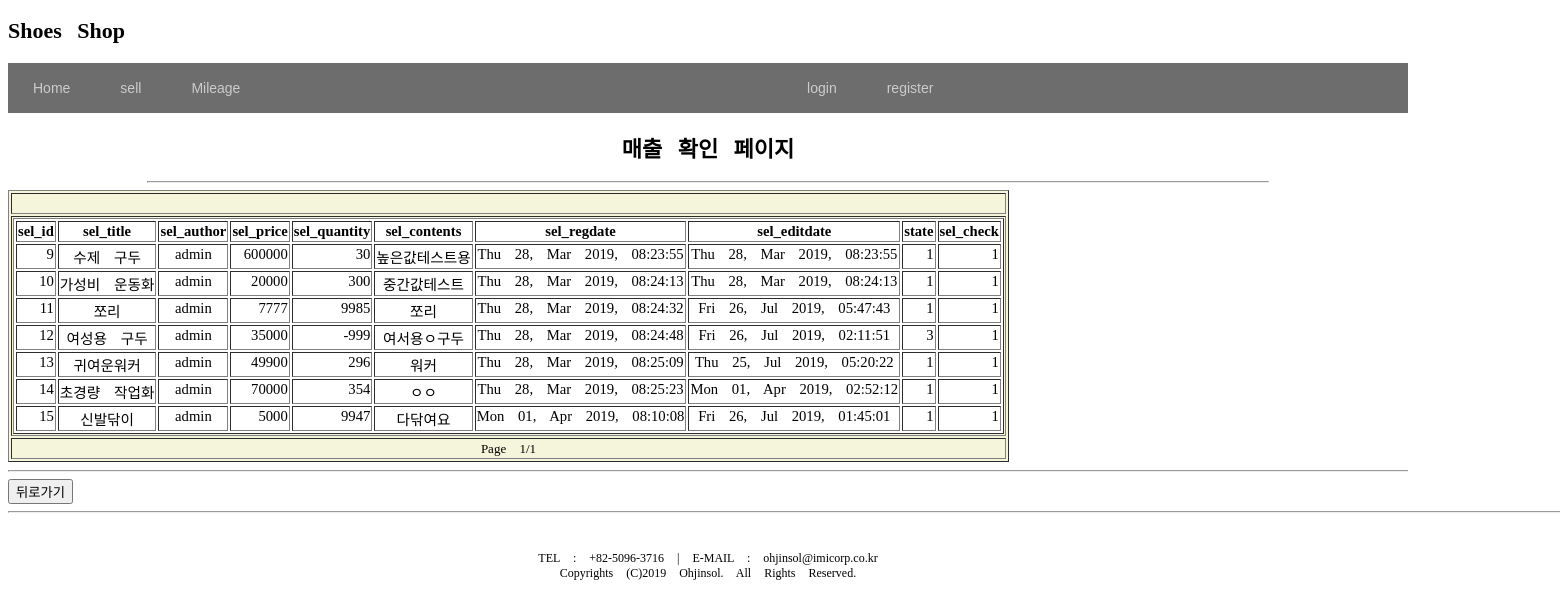
The page /shop/admin/admin_showSel.php on the database its author committed.
### tables this page shows
CREATE TABLE `sel` (
  `sel_id` int(11) NOT NULL AUTO_INCREMENT COMMENT '판매번호',
  `sel_title` varchar(30) NOT NULL COMMENT '판매제목',
  `sel_author` varchar(15) NOT NULL COMMENT '판매자',
  `sel_price` int(11) NOT NULL COMMENT '판매가격',
  `sel_quantity` int(11) NOT NULL COMMENT '판매수량',
  `sel_contents` text NOT NULL COMMENT '판매내용',
  `sel_regdate` timestamp NOT NULL DEFAULT CURRENT_TIMESTAMP COMMENT '발생일',
  `sel_editdate` timestamp NOT NULL DEFAULT '0000-00-00 00:00:00' ON UPDATE CURRENT_TIMESTAMP COMMENT '수정일',
  `state` int(11) NOT NULL DEFAULT '1',
  `sel_check` int(11) NOT NULL DEFAULT '1',
  PRIMARY KEY (`sel_id`)
);

### shop/adodb5/drivers/adodb-mysqli.inc.php (called while the page is built, shortened)
<?php
if (! defined("_ADODB_MYSQLI_LAYER")) {
class ADODB_mysqli extends ADOConnection {
	var $clientFlags = 0;
	var $port = 3306;
	var $socket = '';
	var $optionFlags = array(array(MYSQLI_READ_DEFAULT_GROUP,0));
	var $multiQuery = false;
	function _connect($argHostname = NULL,
				$argUsername = NULL,
				$argPassword = NULL,
				$argDatabasename = NULL, $persist=false)
	{
		$this->_connectionID = @mysqli_init();
		foreach($this->optionFlags as $arr) {
			mysqli_options($this->_connectionID,$arr[0],$arr[1]);
		}
		$ok = @mysqli_real_connect($this->_connectionID,
					$argHostname,
					$argUsername,
					$argPassword,
					$argDatabasename,
					(int)$this->port != 0 ? (int)$this->port : 3306,
					$this->socket,
					$this->clientFlags);
		if ($ok) {
			if ($argDatabasename)  return $this->SelectDB($argDatabasename);
			return true;
		} else {
			if ($this->debug) {
				ADOConnection::outp("Could not connect : "  . $this->ErrorMsg());
			}
			$this->_connectionID = null;
			return false;
		}
	}
	function SelectDB($dbName)
	{
		if ($this->_connectionID) {
			$result = @mysqli_select_db($this->_connectionID, $dbName);
			return $result;
		}
		return false;
	}
	function SelectLimit($sql,
				$nrows = -1,
				$offset = -1,
				$inputarr = false,
				$secs = 0)
	{
		$nrows = (int) $nrows;
		$offset = (int) $offset;
		$offsetStr = ($offset >= 0) ? "$offset," : '';
		if ($secs)
			$rs = $this->CacheExecute($secs, $sql . " LIMIT $offsetStr$nrows" , $inputarr );
		else
			$rs = $this->Execute($sql . " LIMIT $offsetStr$nrows" , $inputarr );
		return $rs;
	}
	function _query($sql, $inputarr)
	{
	global $ADODB_COUNTRECS;
		if ($this->multiQuery) {
			$rs = mysqli_multi_query($this->_connectionID, $sql.';');
			if ($rs) {
				$rs = ($ADODB_COUNTRECS) ? @mysqli_store_result( $this->_connectionID ) : @mysqli_use_result( $this->_connectionID );
				return $rs ? $rs : true;
			}
		} else {
			$rs = mysqli_query($this->_connectionID, $sql, $ADODB_COUNTRECS ? MYSQLI_STORE_RESULT : MYSQLI_USE_RESULT);
			if ($rs) return $rs;
		}
		return false;
	}
}
class ADORecordSet_mysqli extends ADORecordSet{
	function __construct($queryID, $mode = false)
	{
		if ($mode === false) {
			global $ADODB_FETCH_MODE;
			$mode = $ADODB_FETCH_MODE;
		}
		switch ($mode) {
			case ADODB_FETCH_DEFAULT:
			case ADODB_FETCH_BOTH:
			default:
				$this->fetchMode = MYSQLI_BOTH;
				break;
		}
	}
	function _initrs()
	{
		$this->_numOfFields = @mysqli_num_fields($this->_queryID);
	}
	function FetchField($fieldOffset = -1)
	{
		$fieldnr = $fieldOffset;
		$o = @mysqli_fetch_field($this->_queryID);
		$o->primary_key = $o->flags & MYSQLI_PRI_KEY_FLAG;
		$o->not_null = $o->flags & MYSQLI_NOT_NULL_FLAG;
		$o->auto_increment = $o->flags & MYSQLI_AUTO_INCREMENT_FLAG;
		$o->binary = $o->flags & MYSQLI_BINARY_FLAG;
		$o->unsigned = $o->flags & MYSQLI_UNSIGNED_FLAG;
		return $o;
	}
	function MoveNext()
	{
		$this->fields = @mysqli_fetch_array($this->_queryID,$this->fetchMode);
		if (is_array($this->fields)) {
			return true;
		}
		return false;
	}
	function _fetch()
	{
		$this->fields = mysqli_fetch_array($this->_queryID,$this->fetchMode);
		return is_array($this->fields);
	}
	function _close()
	{
		$this->_queryID = false;
	}
	function MetaType($t, $len = -1, $fieldobj = false)
	{
		$len = -1;
		switch (strtoupper($t)) {
		case 'STRING':
		case 'CHAR':
		case 'VARCHAR':
		case 'TINYBLOB':
		case 'TINYTEXT':
		case 'ENUM':
		case 'SET':
		case MYSQLI_TYPE_TINY_BLOB :
		case MYSQLI_TYPE_STRING :
		case MYSQLI_TYPE_ENUM :
		case MYSQLI_TYPE_SET :
		case 253 :
			if ($len <= $this->blobSize) return 'C';
		case 'IMAGE':
		case 'LONGBLOB':
		case 'BLOB':
		case 'MEDIUMBLOB':
		case MYSQLI_TYPE_BLOB :
		case MYSQLI_TYPE_LONG_BLOB :
		case MYSQLI_TYPE_MEDIUM_BLOB :
			return !empty($fieldobj->binary) ? 'B' : 'X';
		case 'TIME':
		case 'DATETIME':
		case 'TIMESTAMP':
		case MYSQLI_TYPE_DATETIME :
		case MYSQLI_TYPE_NEWDATE :
		case MYSQLI_TYPE_TIME :
		case MYSQLI_TYPE_TIMESTAMP :
			return 'T';
		case 'INT':
		case 'INTEGER':
		case 'BIGINT':
		case 'TINYINT':
		case 'MEDIUMINT':
		case 'SMALLINT':
		case MYSQLI_TYPE_INT24 :
		case MYSQLI_TYPE_LONG :
		case MYSQLI_TYPE_LONGLONG :
		case MYSQLI_TYPE_SHORT :
		case MYSQLI_TYPE_TINY :
			return 'I';
		}
	}
}
}

### shop/adodb5/adodb.inc.php (called while the page is built, shortened)
<?php
if (!defined('_ADODB_LAYER')) {
	function ADODB_str_replace($src, $dest, $data) {
		if (ADODB_PHPVER >= 0x4050) {
			return str_replace($src,$dest,$data);
		}
		return $data;
	}
	abstract class ADOConnection {
	var $debug = true;
	var $true = '1';
	var $false = '0';
	var $pageExecuteCountRows = true;
	var $fetchMode=false;
	var $bulkBind = false;
	var $_queryID = false;
	var $_bindInputArray = false;
	function Execute($sql,$inputarr=false) {
		if ($inputarr) {
			if (!is_array($inputarr)) {
				$inputarr = array($inputarr);
			}
			$element0 = reset($inputarr);
			$array_2d = $this->bulkBind && is_array($element0) && !is_object(reset($element0));
			unset($element0);
			if (!is_array($sql) && !$this->_bindInputArray) {
				$sqlarr = explode('?',$sql);
				$nparams = sizeof($sqlarr)-1;
				if (!$array_2d) {
					$inputarr = array($inputarr);
				} else {
					$countElements = array_map('count', $inputarr);
					if (1 != count(array_unique($countElements))) {
						$this->outp_throw(
							"[bulk execute] Input array has different number of params  [" . print_r($countElements, true) .  "].",
							'Execute'
						);
						return false;
					}
					unset($countElements);
				}
				$element0 = reset($inputarr);
				if ($nparams != count($element0)) {
					$this->outp_throw(
						"Input array has " . count($element0) .
						" params, does not match query: '" . htmlspecialchars($sql) . "'",
						'Execute'
					);
					return false;
				}
				unset($element0);
				foreach($inputarr as $arr) {
					$sql = ''; $i = 0;
					foreach ($arr as $v) {
						$sql .= $sqlarr[$i];
						$typ = gettype($v);
						if ($typ == 'string') {
							$sql .= $this->qstr($v);
						} else if ($typ == 'double') {
							$sql .= str_replace(',','.',$v);
						} else if ($typ == 'boolean') {
							$sql .= $v ? $this->true : $this->false;
						} else if ($typ == 'object') {
							if (method_exists($v, '__toString')) {
								$sql .= $this->qstr($v->__toString());
							} else {
								$sql .= $this->qstr((string) $v);
							}
						} else if ($v === null) {
							$sql .= 'NULL';
						} else {
							$sql .= $v;
						}
						$i += 1;
						if ($i == $nparams) {
							break;
						}
					}
					if (isset($sqlarr[$i])) {
						$sql .= $sqlarr[$i];
						if ($i+1 != sizeof($sqlarr)) {
							$this->outp_throw( "Input Array does not match ?: ".htmlspecialchars($sql),'Execute');
						}
					} else if ($i != sizeof($sqlarr)) {
						$this->outp_throw( "Input array does not match ?: ".htmlspecialchars($sql),'Execute');
					}
					$ret = $this->_Execute($sql);
					if (!$ret) {
						return $ret;
					}
				}
			} else {
				if ($array_2d) {
					if (is_string($sql)) {
						$stmt = $this->Prepare($sql);
					} else {
						$stmt = $sql;
					}
					foreach($inputarr as $arr) {
						$ret = $this->_Execute($stmt,$arr);
						if (!$ret) {
							return $ret;
						}
					}
				} else {
					$ret = $this->_Execute($sql,$inputarr);
				}
			}
		} else {
			$ret = $this->_Execute($sql,false);
		}
		return $ret;
	}
	function _Execute($sql,$inputarr=false) {
		if( is_string($sql) ) {
			$sql = ADODB_str_replace( '_ADODB_COUNT', '', $sql );
		}
		if ($this->debug) {
			global $ADODB_INCLUDED_LIB;
			if (empty($ADODB_INCLUDED_LIB)) {
				include(ADODB_DIR.'/adodb-lib.inc.php');
			}
			$this->_queryID = _adodb_debug_execute($this, $sql,$inputarr);
		} else {
			$this->_queryID = @$this->_query($sql,$inputarr);
		}
		$rs = new $rsclass($this->_queryID,$this->fetchMode);
		$rs->connection = $this;
		$rs->Init();
		if (is_array($sql)) {
			$rs->sql = $sql[0];
		} else {
			$rs->sql = $sql;
		}
		return $rs;
	}
	static function UnixTimeStamp($v) {
		if (!preg_match(
			"|^([0-9]{4})[-/\.]?([0-9]{1,2})[-/\.]?([0-9]{1,2})[ ,-]*(([0-9]{1,2}):?([0-9]{1,2}):?([0-9\.]{1,4}))?|",
			($v), $rr)) return false;
		return @adodb_mktime($rr[5],$rr[6],$rr[7],$rr[2],$rr[3],$rr[1]);
	}
	function PageExecute($sql, $nrows, $page, $inputarr=false, $secs2cache=0) {
		if ($this->pageExecuteCountRows) {
			$rs = _adodb_pageexecute_all_rows($this, $sql, $nrows, $page, $inputarr, $secs2cache);
		} else {
			$rs = _adodb_pageexecute_no_last_page($this, $sql, $nrows, $page, $inputarr, $secs2cache);
		}
		return $rs;
	}
}
	if (!defined('ADODB_DATE_VERSION')) {
		include(ADODB_DIR.'/adodb-time.inc.php');
	}
	class ADORecordSet implements IteratorAggregate {
	var $_numOfFields = -1;
	function __construct($queryID) {
		$this->_queryID = $queryID;
	}
	function UserTimeStamp($v,$fmt='Y-m-d H:i:s') {
		$tt = $this->UnixTimeStamp($v);
		return adodb_date($fmt,$tt);
	}
	static function UnixTimeStamp($v) {
		return ADOConnection::UnixTimeStamp($v);
	}
	function FieldCount() {
		return $this->_numOfFields;
	}
}
}

### shop/adodb5/adodb-lib.inc.php (called while the page is built, shortened)
<?php
function adodb_strip_order_by($sql)
{
	return $sql;
}
function _adodb_getcount(&$zthis, $sql,$inputarr=false,$secs2cache=0)
{
	$qryRecs = 0;
	 if (!empty($zthis->_nestedSQL) || preg_match("/^\s*SELECT\s+DISTINCT/is", $sql) ||
	 	preg_match('/\s+GROUP\s+BY\s+/is',$sql) ||
		preg_match('/\s+UNION\s+/is',$sql)) {
		$rewritesql = adodb_strip_order_by($sql);
		if ($zthis->dataProvider == 'oci8') {
			if (preg_match('#/\\*+.*?\\*\\/#', $sql, $hint)) {
				$rewritesql = "SELECT ".$hint[0]." COUNT(*) FROM (".$rewritesql.")";
			} else
				$rewritesql = "SELECT COUNT(*) FROM (".$rewritesql.")";
		} else if (strncmp($zthis->databaseType,'postgres',8) == 0
			|| strncmp($zthis->databaseType,'mysql',5) == 0
		|| strncmp($zthis->databaseType,'mssql',5) == 0
			|| strncmp($zthis->dsnType,'sqlsrv',5) == 0
			|| strncmp($zthis->dsnType,'mssql',5) == 0
		){
			$rewritesql = "SELECT COUNT(*) FROM ($rewritesql) _ADODB_ALIAS_";
		} else {
			$rewritesql = "SELECT COUNT(*) FROM ($rewritesql)";
		}
	} else {
		if ( strpos($sql, '_ADODB_COUNT') !== FALSE ) {
			$rewritesql = preg_replace('/^\s*?SELECT\s+_ADODB_COUNT(.*)_ADODB_COUNT\s/is','SELECT COUNT(*) ',$sql);
		} else {
			$rewritesql = preg_replace('/^\s*SELECT\s.*\s+FROM\s/Uis','SELECT COUNT(*) FROM ',$sql);
		}
		$rewritesql = adodb_strip_order_by($rewritesql);
	}
	if (isset($rewritesql) && $rewritesql != $sql) {
		if ($secs2cache) {
			$qryRecs = $zthis->CacheGetOne($secs2cache/2,$rewritesql,$inputarr);
		} else {
			$qryRecs = $zthis->GetOne($rewritesql,$inputarr);
	  	}
		if ($qryRecs !== false) return $qryRecs;
	}
	return $qryRecs;
}
function _adodb_pageexecute_all_rows(&$zthis, $sql, $nrows, $page,
						$inputarr=false, $secs2cache=0)
{
	$atfirstpage = false;
	$atlastpage = false;
	$qryRecs = _adodb_getcount($zthis,$sql,$inputarr,$secs2cache);
	$lastpageno = (int) ceil($qryRecs / $nrows);
	$zthis->_maxRecordCount = $qryRecs;
	if ($page >= $lastpageno) {
		$page = $lastpageno;
		$atlastpage = true;
	}
	if (empty($page) || $page <= 1) {
		$page = 1;
		$atfirstpage = true;
	}
	$offset = $nrows * ($page-1);
	if ($secs2cache > 0)
		$rsreturn = $zthis->CacheSelectLimit($secs2cache, $sql, $nrows, $offset, $inputarr);
	else
		$rsreturn = $zthis->SelectLimit($sql, $nrows, $offset, $inputarr, $secs2cache);
	if ($rsreturn) {
		$rsreturn->_maxRecordCount = $qryRecs;
		$rsreturn->rowsPerPage = $nrows;
		$rsreturn->AbsolutePage($page);
		$rsreturn->AtFirstPage($atfirstpage);
		$rsreturn->AtLastPage($atlastpage);
		$rsreturn->LastPageNo($lastpageno);
	}
	return $rsreturn;
}

### shop/adodb5/adodb-time.inc.php (called while the page is built, shortened)
<?php
function adodb_date($fmt,$d=false,$is_gmt=false)
{
static $daylight;
static $jan1_1971;
	if (!isset($daylight)) {
		if (empty($jan1_1971)) $jan1_1971 = mktime(0,0,0,1,1,1971);
	}
	if (!defined('ADODB_TEST_DATES')) {
		if ((abs($d) <= 0x7FFFFFFF)) {
			if (!defined('ADODB_NO_NEGATIVE_TS') || $d >= $jan1_1971)
				return ($is_gmt)? @gmdate($fmt,$d): @date($fmt,$d);
		}
	}
	$dates = '';
	return $dates;
}
function adodb_mktime($hr,$min,$sec,$mon=false,$day=false,$year=false,$is_dst=false,$is_gmt=false)
{
	if (!defined('ADODB_TEST_DATES')) {
		$usephpfns = (1970 < $year && $year < 2038
			|| !defined('ADODB_NO_NEGATIVE_TS') && (1901 < $year && $year < 2038)
			);
		if ($usephpfns) {
				return $is_gmt ?
					@gmmktime($hr,$min,$sec,$mon,$day,$year):
					@mktime($hr,$min,$sec,$mon,$day,$year);
		}
	}
	return $ret;
}

### shop/adodb5/tohtml.inc.php (the view, shortened to what this page needs)
<?php
function rs2html(&$rs,$ztabhtml=false,$zheaderarray=false,$htmlspecialchars=true,$echo = true)
{
$s ='';$rows=0;$docnt = false;
	$typearr = array();
	$ncols = $rs->FieldCount();
	$hdr = "<TABLE COLS=$ncols $ztabhtml><tr>\n\n";
	for ($i=0; $i < $ncols; $i++) {
		$field = $rs->FetchField($i);
		if ($field) {
			if ($zheaderarray) $fname = $zheaderarray[$i];
			else $fname = htmlspecialchars($field->name);
			$typearr[$i] = $rs->MetaType($field->type,$field->max_length);
		} else {
			$fname = 'Field '.($i+1);
			$typearr[$i] = 'C';
		}
		$hdr .= "<TH>$fname</TH>";
	}
	$hdr .= "\n</tr>";
	if ($echo) print $hdr."\n\n";
	else $html = $hdr;
	$numoffset = isset($rs->fields[0]) ||isset($rs->fields[1]) || isset($rs->fields[2]);
	while (!$rs->EOF) {
		$s .= "<TR valign=top>\n";
		for ($i=0; $i < $ncols; $i++) {
			if ($i===0) $v=($numoffset) ? $rs->fields[0] : reset($rs->fields);
			else $v = ($numoffset) ? $rs->fields[$i] : next($rs->fields);
			$type = $typearr[$i];
			switch($type) {
			case 'T':
				if (empty($v)) $s .= "<TD> &nbsp; </TD>\n";
				else $s .= "	<TD>".$rs->UserTimeStamp($v,"D d, M Y, H:i:s") ."</TD>\n";
			break;
			case 'I':
				$vv = stripslashes((trim($v)));
				$s .= "	<TD align=right>".$vv ."</TD>\n";
			break;
			default:
				if ($htmlspecialchars) $v = htmlspecialchars(trim($v));
				$v = trim($v);
				$s .= "	<TD>". str_replace("\n",'<br>',stripslashes($v)) ."</TD>\n";
			}
		}
		$s .= "</TR>\n\n";
		$rows += 1;
		$rs->MoveNext();
	}
	if ($echo) print $s."</TABLE>\n\n";
	else $html .= $s."</TABLE>\n\n";
	return ($echo) ? $rows : $html;
 }

### shop/css/style.css (style rules this page uses)
body { font-family:돋움체, Verdana; font-size:11pt; font-style:normal; word-spacing:10px; vertical-align: baseline; color:#000000; width:1600px; }

### rows shown on the page
sel: sel_id "9", sel_title "수제 구두", sel_author "admin", sel_price "600000", sel_quantity "30", sel_contents "높은값테스트용", sel_regdate "Thu 28, Mar 2019, 08:23:55", sel_editdate "Thu 28, Mar 2019, 08:23:55", state "1", sel_check "1"
sel: sel_id "10", sel_title "가성비 운동화", sel_author "admin", sel_price "20000", sel_quantity "300", sel_contents "중간값테스트", sel_regdate "Thu 28, Mar 2019, 08:24:13", sel_editdate "Thu 28, Mar 2019, 08:24:13", state "1", sel_check "1"
sel: sel_id "11", sel_title "쪼리", sel_author "admin", sel_price "7777", sel_quantity "9985", sel_contents "쪼리", sel_regdate "Thu 28, Mar 2019, 08:24:32", sel_editdate "Fri 26, Jul 2019, 05:47:43", state "1", sel_check "1"
sel: sel_id "12", sel_title "여성용 구두", sel_author "admin", sel_price "35000", sel_quantity "-999", sel_contents "여서용ㅇ구두", sel_regdate "Thu 28, Mar 2019, 08:24:48", sel_editdate "Fri 26, Jul 2019, 02:11:51", state "3", sel_check "1"
sel: sel_id "13", sel_title "귀여운워커", sel_author "admin", sel_price "49900", sel_quantity "296", sel_contents "워커", sel_regdate "Thu 28, Mar 2019, 08:25:09", sel_editdate "Thu 25, Jul 2019, 05:20:22", state "1", sel_check "1"
sel: sel_id "14", sel_title "초경량 작업화", sel_author "admin", sel_price "70000", sel_quantity "354", sel_contents "ㅇㅇ", sel_regdate "Thu 28, Mar 2019, 08:25:23", sel_editdate "Mon 01, Apr 2019, 02:52:12", state "1", sel_check "1"
sel: sel_id "15", sel_title "신발닦이", sel_author "admin", sel_price "5000", sel_quantity "9947", sel_contents "다닦여요", sel_regdate "Mon 01, Apr 2019, 08:10:08", sel_editdate "Fri 26, Jul 2019, 01:45:01", state "1", sel_check "1"

### other values the page prints
$fname "sel_id"
$fname "sel_title"
$fname "sel_author"
$fname "sel_price"
$fname "sel_quantity"
$fname "sel_contents"
$fname "sel_regdate"
$fname "sel_editdate"
$fname "state"
$fname "sel_check"
$this->page "Page"
$this->curr_page "1"
$lastPage "1"
